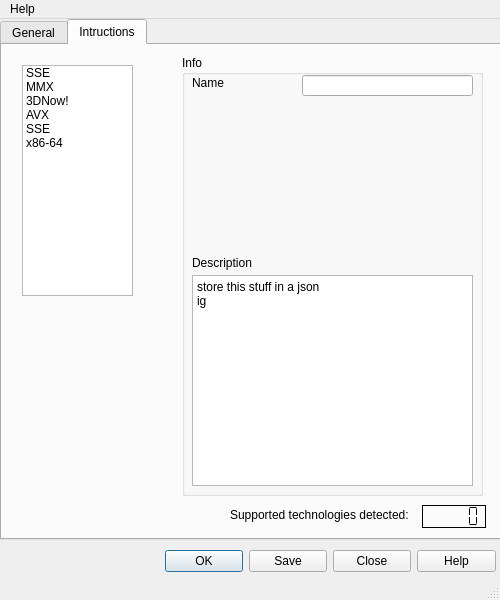
<?xml version="1.0" encoding="UTF-8"?>
<ui version="4.0">
 <class>MainWindow</class>
 <widget class="QMainWindow" name="MainWindow">
  <property name="geometry">
   <rect>
    <x>0</x>
    <y>0</y>
    <width>500</width>
    <height>600</height>
   </rect>
  </property>
  <property name="sizePolicy">
   <sizepolicy hsizetype="Fixed" vsizetype="Fixed">
    <horstretch>0</horstretch>
    <verstretch>0</verstretch>
   </sizepolicy>
  </property>
  <property name="minimumSize">
   <size>
    <width>500</width>
    <height>600</height>
   </size>
  </property>
  <property name="maximumSize">
   <size>
    <width>500</width>
    <height>600</height>
   </size>
  </property>
  <property name="windowTitle">
   <string>MainWindow</string>
  </property>
  <widget class="QWidget" name="centralwidget">
   <widget class="QTabWidget" name="tabWidget">
    <property name="geometry">
     <rect>
      <x>0</x>
      <y>0</y>
      <width>501</width>
      <height>521</height>
     </rect>
    </property>
    <property name="tabShape">
     <enum>QTabWidget::Rounded</enum>
    </property>
    <property name="currentIndex">
     <number>1</number>
    </property>
    <widget class="QWidget" name="General">
     <attribute name="title">
      <string>General</string>
     </attribute>
     <widget class="QLineEdit" name="ProductName">
      <property name="geometry">
       <rect>
        <x>20</x>
        <y>30</y>
        <width>321</width>
        <height>21</height>
       </rect>
      </property>
      <property name="text">
       <string>AMD Ryzen 3 5300U Processor with Radeon Graphics</string>
      </property>
      <property name="alignment">
       <set>Qt::AlignCenter</set>
      </property>
      <property name="readOnly">
       <bool>true</bool>
      </property>
     </widget>
     <widget class="QLabel" name="label">
      <property name="geometry">
       <rect>
        <x>30</x>
        <y>10</y>
        <width>91</width>
        <height>16</height>
       </rect>
      </property>
      <property name="text">
       <string>Product Name</string>
      </property>
     </widget>
     <widget class="QFrame" name="img_frame">
      <property name="geometry">
       <rect>
        <x>350</x>
        <y>10</y>
        <width>128</width>
        <height>128</height>
       </rect>
      </property>
      <property name="frameShape">
       <enum>QFrame::WinPanel</enum>
      </property>
      <property name="frameShadow">
       <enum>QFrame::Sunken</enum>
      </property>
     </widget>
    </widget>
    <widget class="QWidget" name="Instructions">
     <attribute name="title">
      <string>Intructions</string>
     </attribute>
     <widget class="QLCDNumber" name="lcdNumber_OfInstructions">
      <property name="geometry">
       <rect>
        <x>420</x>
        <y>460</y>
        <width>64</width>
        <height>23</height>
       </rect>
      </property>
      <property name="font">
       <font>
        <bold>true</bold>
       </font>
      </property>
      <property name="frameShape">
       <enum>QFrame::Box</enum>
      </property>
      <property name="frameShadow">
       <enum>QFrame::Plain</enum>
      </property>
      <property name="smallDecimalPoint">
       <bool>false</bool>
      </property>
      <property name="segmentStyle">
       <enum>QLCDNumber::Flat</enum>
      </property>
      <property name="intValue" stdset="0">
       <number>0</number>
      </property>
     </widget>
     <widget class="QLabel" name="label_2">
      <property name="geometry">
       <rect>
        <x>228</x>
        <y>460</y>
        <width>181</width>
        <height>20</height>
       </rect>
      </property>
      <property name="text">
       <string>Supported technologies detected:</string>
      </property>
     </widget>
     <widget class="QGroupBox" name="groupBox">
      <property name="geometry">
       <rect>
        <x>180</x>
        <y>10</y>
        <width>301</width>
        <height>441</height>
       </rect>
      </property>
      <property name="title">
       <string>Info</string>
      </property>
      <property name="flat">
       <bool>false</bool>
      </property>
      <property name="checkable">
       <bool>false</bool>
      </property>
      <widget class="QTextBrowser" name="instructionDescription_textBrowser">
       <property name="geometry">
        <rect>
         <x>10</x>
         <y>220</y>
         <width>281</width>
         <height>211</height>
        </rect>
       </property>
       <property name="html">
        <string>&lt;!DOCTYPE HTML PUBLIC &quot;-//W3C//DTD HTML 4.0//EN&quot; &quot;http://www.w3.org/TR/REC-html40/strict.dtd&quot;&gt;
&lt;html&gt;&lt;head&gt;&lt;meta name=&quot;qrichtext&quot; content=&quot;1&quot; /&gt;&lt;meta charset=&quot;utf-8&quot; /&gt;&lt;style type=&quot;text/css&quot;&gt;
p, li { white-space: pre-wrap; }
hr { height: 1px; border-width: 0; }
&lt;/style&gt;&lt;/head&gt;&lt;body style=&quot; font-family:'Segoe UI'; font-size:9pt; font-weight:400; font-style:normal;&quot;&gt;
&lt;p style=&quot; margin-top:0px; margin-bottom:0px; margin-left:0px; margin-right:0px; -qt-block-indent:0; text-indent:0px;&quot;&gt;store this stuff in a json&lt;/p&gt;
&lt;p style=&quot; margin-top:0px; margin-bottom:0px; margin-left:0px; margin-right:0px; -qt-block-indent:0; text-indent:0px;&quot;&gt;ig&lt;/p&gt;
&lt;p style=&quot;-qt-paragraph-type:empty; margin-top:0px; margin-bottom:0px; margin-left:0px; margin-right:0px; -qt-block-indent:0; text-indent:0px;&quot;&gt;&lt;br /&gt;&lt;/p&gt;&lt;/body&gt;&lt;/html&gt;</string>
       </property>
      </widget>
      <widget class="QLabel" name="label_3">
       <property name="geometry">
        <rect>
         <x>10</x>
         <y>200</y>
         <width>71</width>
         <height>16</height>
        </rect>
       </property>
       <property name="text">
        <string>Description</string>
       </property>
      </widget>
      <widget class="QLabel" name="label_4">
       <property name="geometry">
        <rect>
         <x>10</x>
         <y>20</y>
         <width>49</width>
         <height>16</height>
        </rect>
       </property>
       <property name="text">
        <string>Name</string>
       </property>
      </widget>
      <widget class="QLineEdit" name="instructionName_line">
       <property name="geometry">
        <rect>
         <x>120</x>
         <y>20</y>
         <width>171</width>
         <height>21</height>
        </rect>
       </property>
      </widget>
     </widget>
     <widget class="QListWidget" name="instructions_listWidget">
      <property name="geometry">
       <rect>
        <x>20</x>
        <y>20</y>
        <width>111</width>
        <height>231</height>
       </rect>
      </property>
      <item>
       <property name="text">
        <string>SSE</string>
       </property>
      </item>
      <item>
       <property name="text">
        <string>MMX</string>
       </property>
      </item>
      <item>
       <property name="text">
        <string>3DNow!</string>
       </property>
      </item>
      <item>
       <property name="text">
        <string>AVX</string>
       </property>
      </item>
      <item>
       <property name="text">
        <string>SSE</string>
       </property>
      </item>
      <item>
       <property name="text">
        <string>x86-64</string>
       </property>
      </item>
     </widget>
    </widget>
   </widget>
   <widget class="QDialogButtonBox" name="buttonBox">
    <property name="geometry">
     <rect>
      <x>165</x>
      <y>530</y>
      <width>331</width>
      <height>24</height>
     </rect>
    </property>
    <property name="standardButtons">
     <set>QDialogButtonBox::Close|QDialogButtonBox::Help|QDialogButtonBox::Ok|QDialogButtonBox::Save</set>
    </property>
    <property name="centerButtons">
     <bool>true</bool>
    </property>
   </widget>
  </widget>
  <widget class="QMenuBar" name="menubar">
   <property name="geometry">
    <rect>
     <x>0</x>
     <y>0</y>
     <width>500</width>
     <height>22</height>
    </rect>
   </property>
   <widget class="QMenu" name="menuHelp">
    <property name="title">
     <string>Help</string>
    </property>
    <addaction name="actionAbout"/>
   </widget>
   <addaction name="menuHelp"/>
  </widget>
  <widget class="QStatusBar" name="statusbar"/>
  <action name="actionAbout">
   <property name="text">
    <string>About...</string>
   </property>
  </action>
 </widget>
 <resources/>
 <connections/>
</ui>
